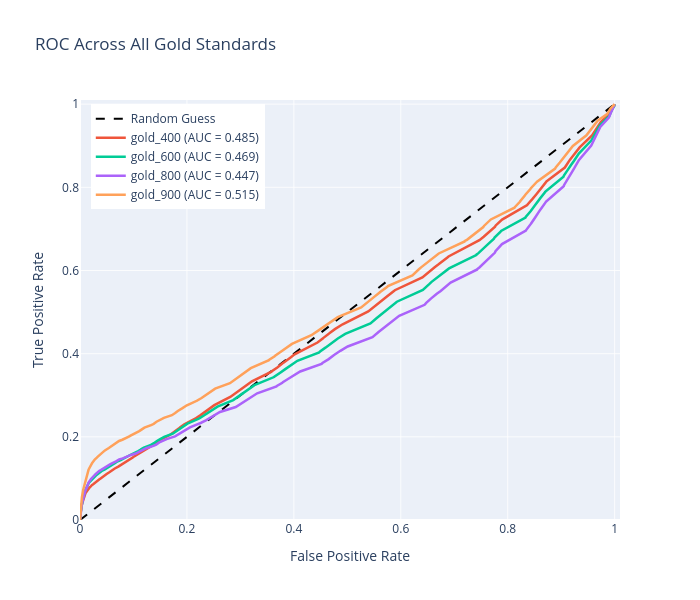

Notebook code cell kept with this figure:
### Code cell
fig = go.Figure()
gold_columns = ["gold_400", "gold_600", "gold_800", "gold_900"]

fig.add_trace(go.Scatter(
    x=[0, 1], y=[0, 1], 
    mode='lines', 
    line=dict(color='black', width=2, dash='dash'),
    name='Random Guess',
    showlegend=True
))

for gold in gold_columns:
    y_true = df_evaluated[gold].cast(pl.Int32).to_numpy().flatten()
    fpr, tpr, _ = roc_curve(y_true, y_score)
    roc_auc = auc(fpr, tpr)
    
    fig.add_trace(go.Scatter(
        x=fpr, 
        y=tpr, 
        mode='lines',
        line=dict(width=2.5),
        name=f"{gold} (AUC = {roc_auc:.3f})"
    ))
fig.update_layout(
    title="ROC Across All Gold Standards",
    xaxis_title="False Positive Rate",
    yaxis_title="True Positive Rate",
    xaxis=dict(range=[0, 1.01], gridcolor='rgba(255,255,255,0.8)'),
    yaxis=dict(range=[0, 1.01], gridcolor='rgba(255,255,255,0.8)'),
    plot_bgcolor='#ebf0f8',  
    width=700,
    height=600,
    legend=dict(yanchor="top", y=0.99, xanchor="left", x=0.02)
)

fig.show()

### Figure 1 — Plotly figure (JSON) as saved in the notebook; plotly's stock layout.template omitted (floating-point values rounded to 4 significant figures; data arrays with more than 128 entries replaced by an {"elided": "..."} marker saying what was removed)
{"data": [{"line": {"color": "black", "dash": "dash", "width": 2}, "mode": "lines", "name": "Random Guess", "showlegend": true, "type": "scatter", "x": [0, 1], "y": [0, 1]}, {"line": {"width": 2.5}, "mode": "lines", "name": "gold_400 (AUC = 0.485)", "type": "scatter", "x": {"elided": "736 float values"}, "y": {"elided": "736 float values"}}, {"line": {"width": 2.5}, "mode": "lines", "name": "gold_600 (AUC = 0.469)", "type": "scatter", "x": {"elided": "743 float values"}, "y": {"elided": "743 float values"}}, {"line": {"width": 2.5}, "mode": "lines", "name": "gold_800 (AUC = 0.447)", "type": "scatter", "x": {"elided": "745 float values"}, "y": {"elided": "745 float values"}}, {"line": {"width": 2.5}, "mode": "lines", "name": "gold_900 (AUC = 0.515)", "type": "scatter", "x": {"elided": "748 float values"}, "y": {"elided": "748 float values"}}], "layout": {"height": 600, "legend": {"x": 0.02, "xanchor": "left", "y": 0.99, "yanchor": "top"}, "plot_bgcolor": "#ebf0f8", "title": {"text": "ROC Across All Gold Standards"}, "width": 700, "xaxis": {"gridcolor": "rgba(255,255,255,0.8)", "range": [0, 1.01], "title": {"text": "False Positive Rate"}}, "yaxis": {"gridcolor": "rgba(255,255,255,0.8)", "range": [0, 1.01], "title": {"text": "True Positive Rate"}}}}
